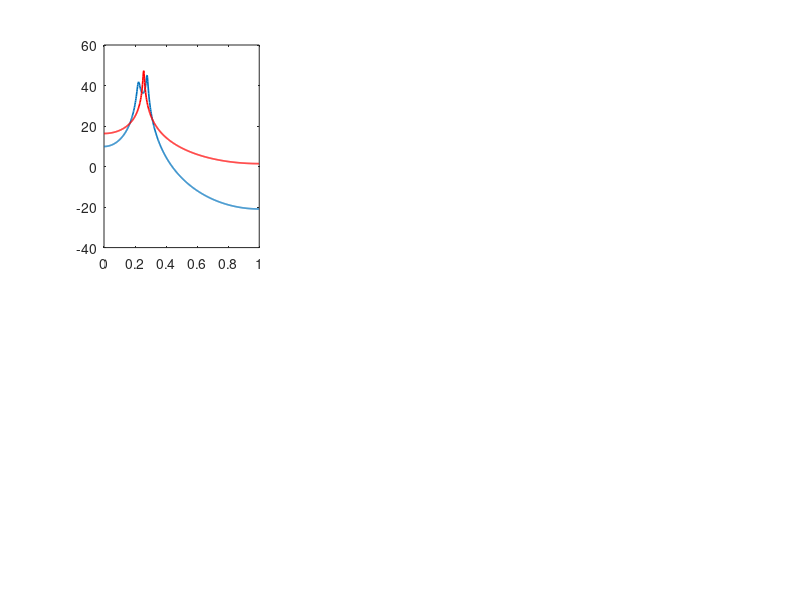

Source code (MATLAB): (Note: this script raises an error after producing the figure.)
%% Q1.4b & c PSD of ARMA Process
clc;
clear;
close all;

% 1.4b Initialisations
n = 1000;
removed = 500; % discard the first 500 samples to remove the transient filter effects
a = [1, -2.76, 3.81, -2.65, 0.92]; % filter coefficients
x =  filter(1, a, randn(n, 1));
x = x(removed+1 : end);

figure(1)
hold on

% true power spectrum
[h, ~] = freqz(1, a, length(x));
psd = abs(h).^2;
orders = [2, 4, 11];
MSEsB = [];

for i = 1: length(orders)
    % The Yule-Walker method provides an autoregressive power spectral density estimate
    [aEstimate, e] = aryule(x, orders(i));
    [h, w] = freqz(e^(1/2), aEstimate, length(x));
    psdEstimate = abs(h).^2;

    subplot(2,3,i)
    plot(w/pi, 10*log10(psd), 'LineWidth', 1.2);
    hold on
    plot(w/pi, 10*log10(psdEstimate), 'r', 'LineWidth', 1.2)
    MSEsB = [MSEsB, mean((10*log10(psd) - 10*log10(psdEstimate)).^2)];
    ax = gca;
    ax.FontSize = 12;
    axis tight
    xlabel('Normalised Frequency (Cycles/Sample)')
    ylabel('Magnitude (dB)')
    title('Autoregressive PSD Estimation, n = 1000', 'fontsize', 12)
    switch i 
        case 1
            legend('True', 'AR(2)')
        case 2
            legend('True', 'AR(4)')
        case 3
            legend('True', 'AR(11)')
    end
    grid on 
    grid minor
    set(gcf, 'color','w');
    hold on
end


% 1.4c
n = 10000;
a = [1, -2.76, 3.81, -2.65, 0.92];
x =  filter(1, a, randn(n,1));
x = x(removed+1 : end);

% true power spectrum
[h, ~] = freqz(1,a,length(x));
psd = abs(h).^2;
orders = [2, 4, 11];
MSEsC = [];
for i = 1: length(orders)
    [aEstimate, e] = aryule(x, orders(i));
    [h, w] = freqz(1, aEstimate, length(x));
    psdEstimate = abs(h).^2;
    subplot(2,3,i+3)

    plot(w/pi, 10*log10(psd), 'LineWidth', 1.2);
    hold on
    plot(w/pi, 10*log10(psdEstimate), 'r', 'LineWidth', 1.2)
    MSEsC = [MSEsC,mean((10*log10(psd) - 10*log10(psdEstimate)).^2)];
    ax = gca;
    ax.FontSize = 12;
    axis tight
    xlabel('Normalised Frequency (Cycles/Sample)')
    ylabel('Magnitude (dB)')
    title('Autoregressive PSD Estimation, n = 10000', 'fontsize', 12)
    switch i 
        case 1
            legend('True', 'AR(2)')
        case 2
            legend('True', 'AR(4)')
        case 3
            legend('True', 'AR(11)')
    end
    grid on 
    grid minor
    set(gcf, 'color','w');
    hold on
end
